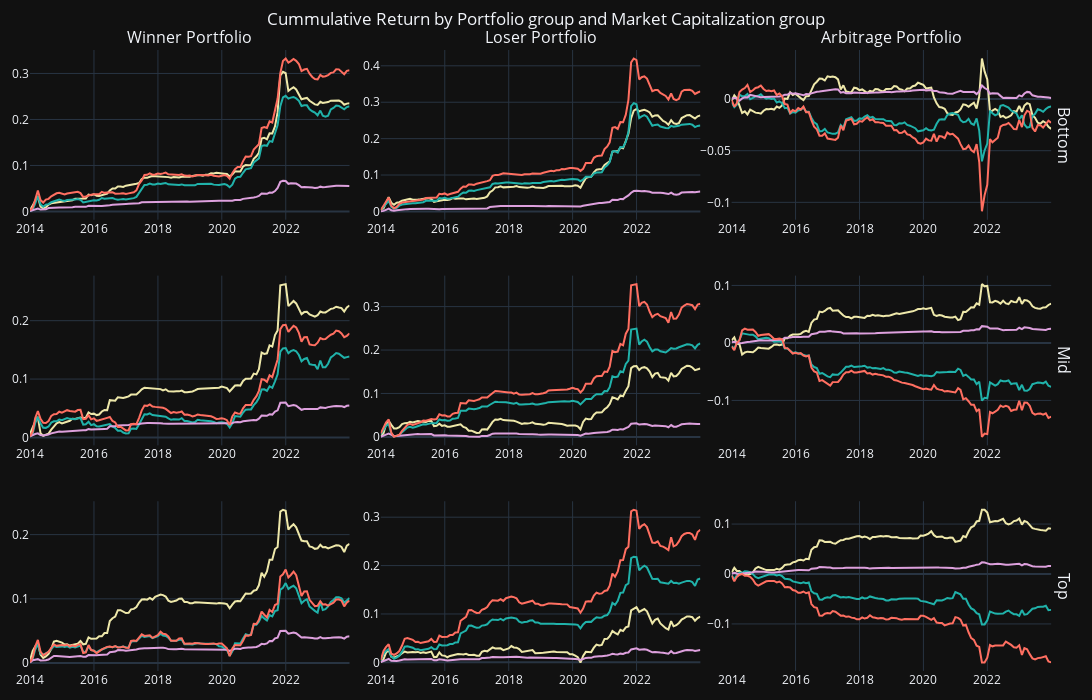

The notebook cell this image was saved under:
### Code cell
exclude_abnormal_performnace_df = pd.concat(exclude_abnormal_bt.performance_dfs)

exclude_abnormal_winner_performance, exclude_abnormal_loser_performance, exclude_abnormal_arbitrage_performace = calcualte_portfolios_return(exclude_abnormal_performnace_df)

visualize_cummulative_returns(exclude_abnormal_winner_performance, exclude_abnormal_loser_performance, exclude_abnormal_arbitrage_performace)
